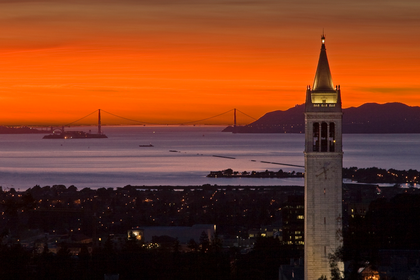
%> input picture image_intensity_and_contrast_variation/BerkeleyTower.png, 420 x 280 px, shrunk from 748 x 499 before the run
$ octave intensity_variation.m   (GNU Octave 9; MATLAB toolbox functions it lacks are replaced by stand-ins)
%> lines starting %> are read from the running program, lines starting %| are printed output that depends on the picture; in (x1, y1, x2, y2) boxes, pixels count from 0 and x2, y2 are one past the last pixel; in counts of white or black regions, pixels touching at a corner belong together; the program's own positions count from 1
%increase or decrease intensity by multiplying pixel values by a number
img = imread('BerkeleyTower.png');
%> img is the input picture: size 280x420x3 uint8; mean R, G, B 118, 58.2, 32.9
%increase intensity
intensity_factor = 2;

%decrease intensity
%intensity_factor = 1/2;

img = img * intensity_factor;
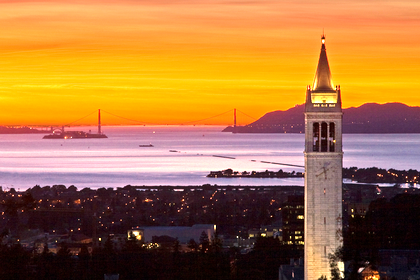
%> img: size 280x420x3 uint8; mean R, G, B 169, 116.2, 65.9

imwrite(img, 'BerkeleyTower_intensity.png');

%contrast variation
img = imread('BerkeleyTower.png');
img = rgb2gray(img);
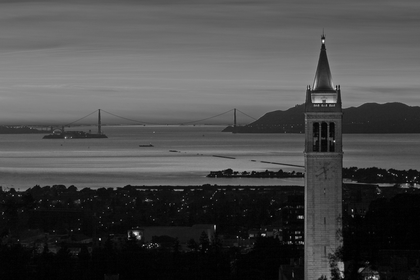
%> img: size 280x420 uint8; min 0, max 255, mean 73.2
[rows,cols] = size(img);
%> rows = 280; cols = 420

for row = 1:rows
    for col = 1:cols
        if img(row,col) > 60 && img(row,col) < 80
            img(row,col) = 180;
        elseif img(row,col) < 60 && img(row,col) > 80
            img(row,col) = 30;
        end
    end
end
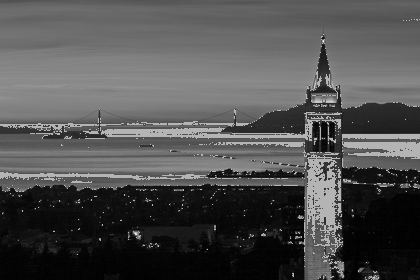
%> img: size 280x420 uint8; 6.45% of pixels changed, all inside (x1, y1, x2, y2) = (0, 19, 420, 280)

imwrite(img, 'BerkeleyTower_contrast.png');
